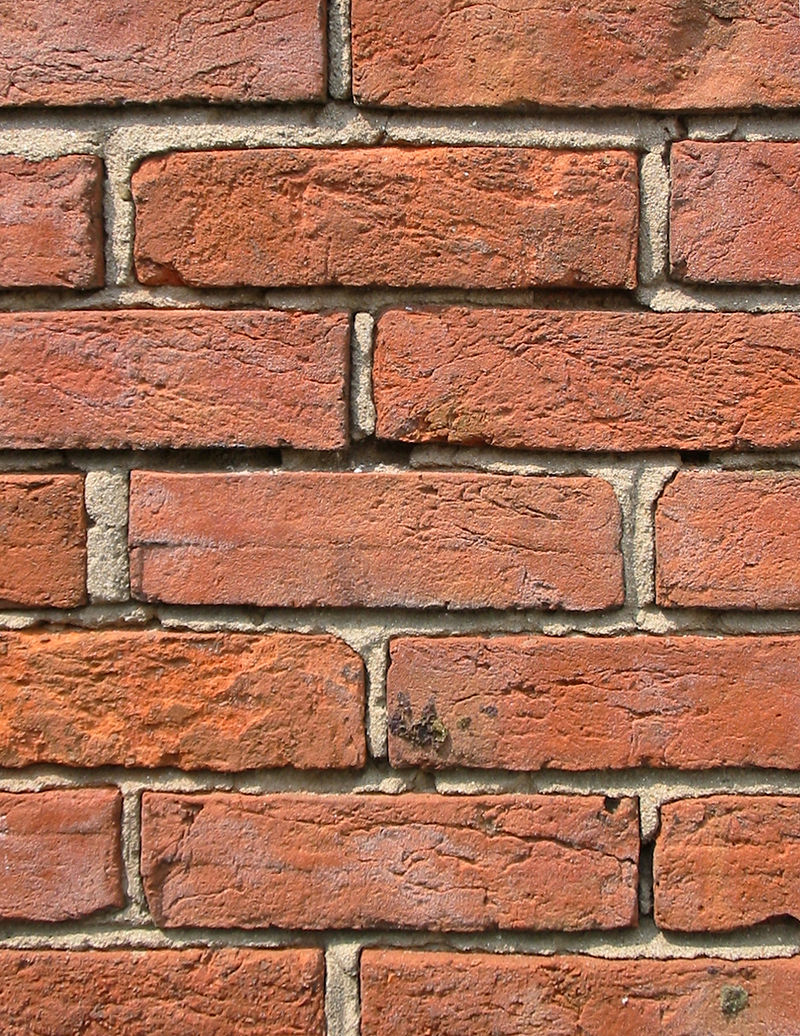
#> input picture src/brick.jpg, 800 x 1036 px
$ python canny.py
#> lines starting #> are read from the running program, lines starting #| are printed output that depends on the picture
import cv2

def callback(x):
    global thresh1,thresh2,edge_img
    thresh1 = cv2.getTrackbarPos("max_val",winname)
    thresh2 = cv2.getTrackbarPos("min_val",winname)
    edge_img = cv2.Canny(sized_img,thresh1,thresh2)

src_file = "../src/brick.jpg"
img = cv2.imread(src_file,0)
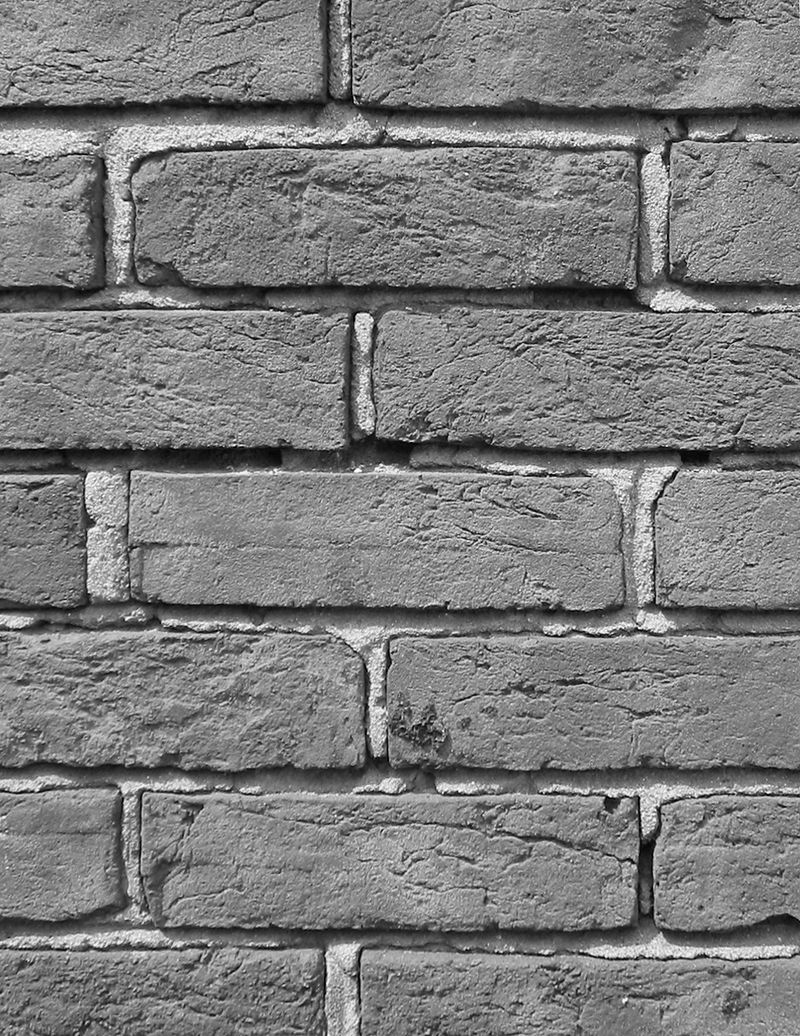
#> img: shape (1036, 800); min 0, max 255, mean 124.7
sized_img = cv2.resize(img,None,fx=0.2,fy=0.2,interpolation=cv2.INTER_AREA)
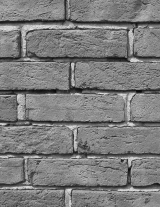
#> sized_img: shape (207, 160); min 10, max 225, mean 124.7
thresh1,thresh2 = 150, 10
winname = "Canny"
cv2.namedWindow(winname,cv2.WINDOW_GUI_EXPANDED)
cv2.createTrackbar("max_val",winname, 0,255, callback)
cv2.createTrackbar("min_val",winname, 0,255, callback)
cv2.setTrackbarPos("max_val",winname,thresh1)
cv2.setTrackbarPos("min_val",winname,thresh2)


edge_img = cv2.Canny(sized_img,thresh1,thresh2)
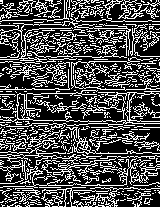
#> edge_img: shape (207, 160); 30.8% white in thin lines or dots

while 1:
    cv2.imshow(winname, edge_img)

    k = cv2.waitKey(1)
#> (key q is pressed here)
    if k== ord('q'):
        break
cv2.destroyAllWindows()

$ run again, with src/corgy1.jpg copied over src/brick.jpg
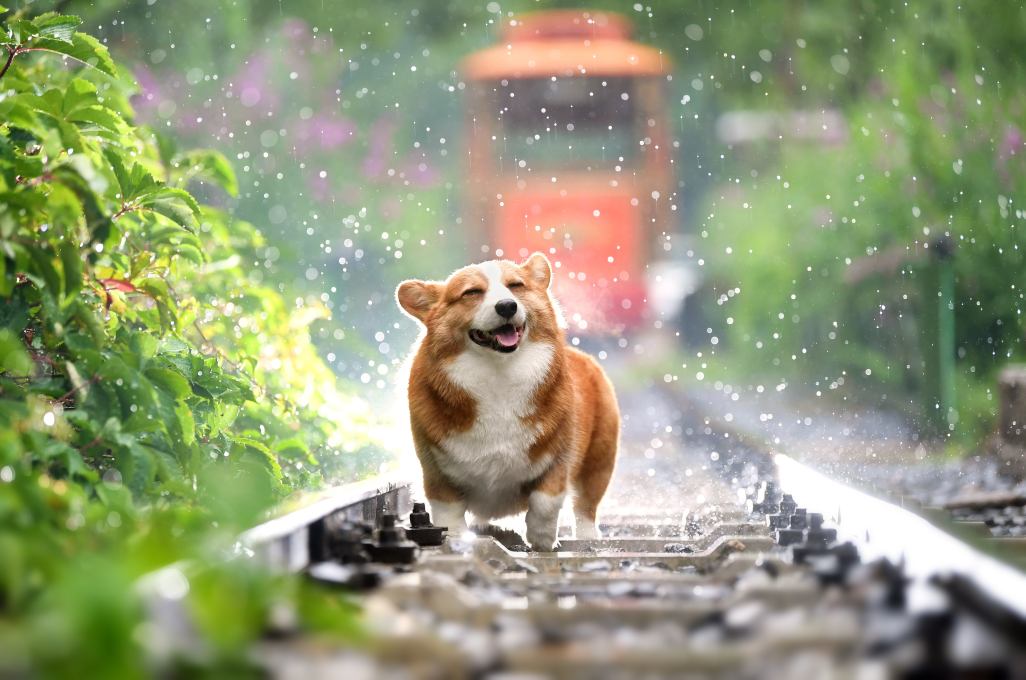
#> input picture src/corgy1.jpg, 5130 x 3396 px (shown at 1/5 size)
#> `sized_img = cv2.resize(img,None,fx=0.2,fy=0.2,interpolation=cv2.INTER_..`:
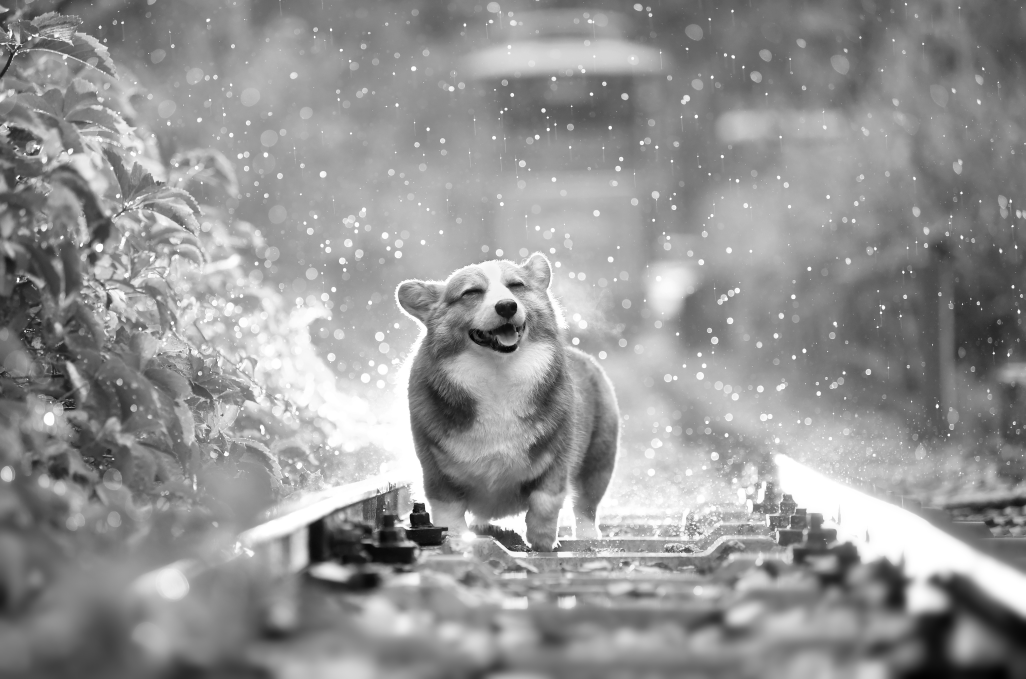
#> sized_img: shape (679, 1026); min 1, max 255, mean 148.1
#> `edge_img = cv2.Canny(sized_img,thresh1,thresh2)`:
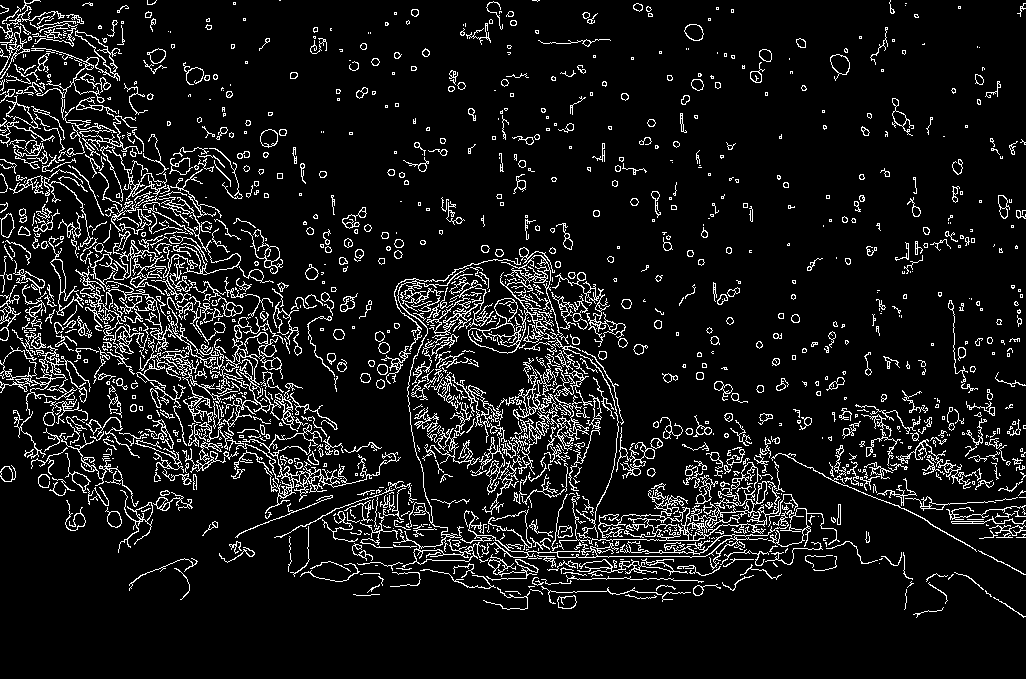
#> edge_img: shape (679, 1026); 9.1% white in thin lines or dots
